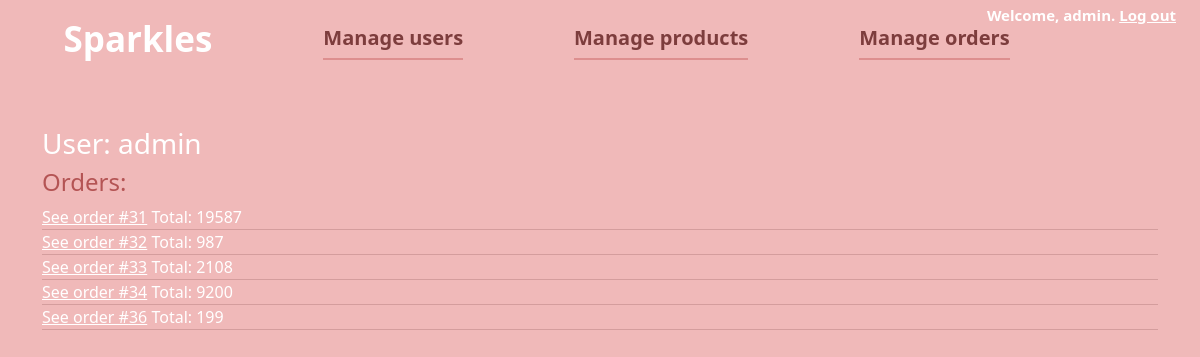
Page /user_details/?id=1 (signed in) on the earlier database version.
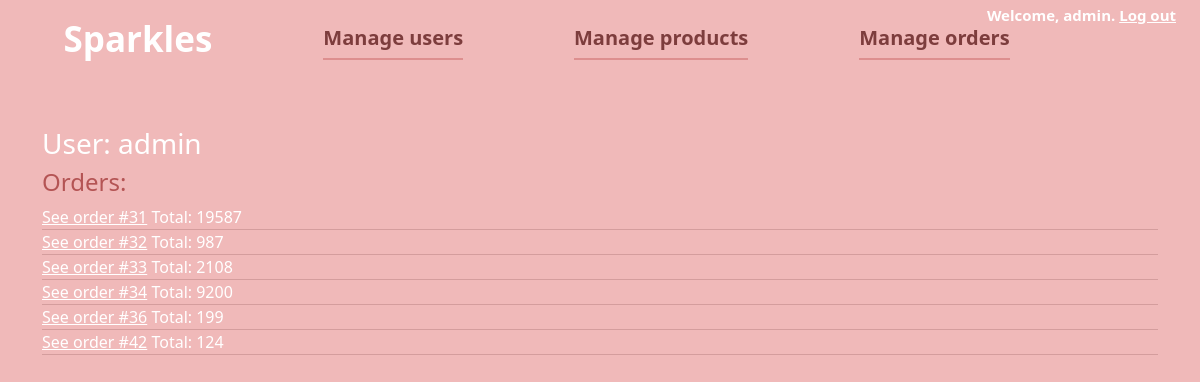
Same page on the later database version.
### shop/models.py (models this page shows, shortened)
class Order(models.Model):
    user = models.ForeignKey(User, on_delete=models.CASCADE)
    name = models.CharField(max_length=255)
    surname = models.CharField(max_length=255)
    address = models.CharField(max_length=255)
    city = models.CharField(max_length=255)
    postal_code = models.IntegerField()
    email = models.EmailField()
    payment_option = models.ForeignKey(CreditCard, on_delete=models.CASCADE, blank=True, null=True)
    total = models.IntegerField()
    paid = models.BooleanField()
    date = models.DateTimeField()

### shop/views.py (the view)
# urls.py: path('user_details/', user_details, name="user_details"),
@login_required(login_url="/admin_login")
@user_passes_test(is_seller, login_url="/admin_login")
def user_details(request):
    id = request.GET.get('id', None)
    user = User.objects.filter(id=id).first()
    context = dict()
    context["user"] = user
    context["orders"] = Order.objects.filter(user = user, paid=True).all()
    return render(request, "seller/user_details.html", context=context)

### shop/views.py (called while the page is built)
def is_seller(user):
    return user.groups.filter(name='Seller').exists()

### shop/templates/seller/user_details.html
{% extends "seller/seller_base.html" %}
{% block content %}
<div style="background-color: rgb(240, 185, 185); height: 100%;">
    <div  class="container py-5">
    <h3 style="color: white;"> User: {{user.username}}</h3>
    <h4 style="color: rgb(180, 84, 84);">Orders:</h4>
    {% for order in orders %}
        <div style="border-bottom: solid 1px rgb(212, 157, 157); color: white;">
            <a style="text-decoration: underline;" href="/order_details?id={{order.id}}">See order #{{order.id}}</a> Total: {{order.total}}
        </div>
    {% endfor %}
    </div>
</div>
{% endblock %}

Differences in the rows shown:
added Order: id "42", total "124"
